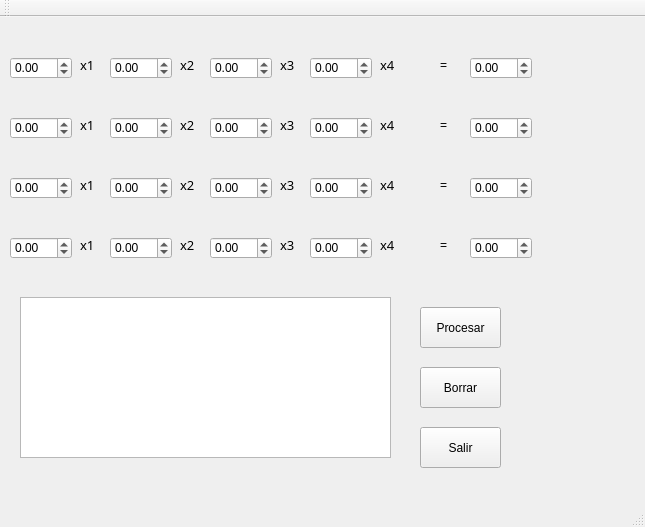
<?xml version="1.0" encoding="UTF-8"?>
<ui version="4.0">
 <class>MainWindow</class>
 <widget class="QMainWindow" name="MainWindow">
  <property name="geometry">
   <rect>
    <x>0</x>
    <y>0</y>
    <width>645</width>
    <height>527</height>
   </rect>
  </property>
  <property name="windowTitle">
   <string>MainWindow</string>
  </property>
  <widget class="QWidget" name="centralWidget">
   <widget class="QDoubleSpinBox" name="a1">
    <property name="geometry">
     <rect>
      <x>10</x>
      <y>40</y>
      <width>62</width>
      <height>22</height>
     </rect>
    </property>
    <property name="minimum">
     <double>-99.989999999999995</double>
    </property>
   </widget>
   <widget class="QDoubleSpinBox" name="b3">
    <property name="geometry">
     <rect>
      <x>110</x>
      <y>160</y>
      <width>62</width>
      <height>22</height>
     </rect>
    </property>
    <property name="minimum">
     <double>-99.989999999999995</double>
    </property>
   </widget>
   <widget class="QDoubleSpinBox" name="b1">
    <property name="geometry">
     <rect>
      <x>110</x>
      <y>40</y>
      <width>62</width>
      <height>22</height>
     </rect>
    </property>
    <property name="minimum">
     <double>-99.989999999999995</double>
    </property>
   </widget>
   <widget class="QDoubleSpinBox" name="b2">
    <property name="geometry">
     <rect>
      <x>110</x>
      <y>100</y>
      <width>62</width>
      <height>22</height>
     </rect>
    </property>
    <property name="minimum">
     <double>-99.989999999999995</double>
    </property>
   </widget>
   <widget class="QDoubleSpinBox" name="c2">
    <property name="geometry">
     <rect>
      <x>210</x>
      <y>100</y>
      <width>62</width>
      <height>22</height>
     </rect>
    </property>
    <property name="minimum">
     <double>-99.989999999999995</double>
    </property>
   </widget>
   <widget class="QDoubleSpinBox" name="d4">
    <property name="geometry">
     <rect>
      <x>310</x>
      <y>220</y>
      <width>62</width>
      <height>22</height>
     </rect>
    </property>
    <property name="minimum">
     <double>-99.989999999999995</double>
    </property>
   </widget>
   <widget class="QDoubleSpinBox" name="d2">
    <property name="geometry">
     <rect>
      <x>310</x>
      <y>100</y>
      <width>62</width>
      <height>22</height>
     </rect>
    </property>
    <property name="minimum">
     <double>-99.989999999999995</double>
    </property>
   </widget>
   <widget class="QDoubleSpinBox" name="d3">
    <property name="geometry">
     <rect>
      <x>310</x>
      <y>160</y>
      <width>62</width>
      <height>22</height>
     </rect>
    </property>
    <property name="minimum">
     <double>-99.989999999999995</double>
    </property>
   </widget>
   <widget class="QDoubleSpinBox" name="b4">
    <property name="geometry">
     <rect>
      <x>110</x>
      <y>220</y>
      <width>62</width>
      <height>22</height>
     </rect>
    </property>
    <property name="minimum">
     <double>-99.989999999999995</double>
    </property>
   </widget>
   <widget class="QDoubleSpinBox" name="d">
    <property name="geometry">
     <rect>
      <x>470</x>
      <y>220</y>
      <width>62</width>
      <height>22</height>
     </rect>
    </property>
    <property name="minimum">
     <double>-99.989999999999995</double>
    </property>
   </widget>
   <widget class="QDoubleSpinBox" name="c">
    <property name="geometry">
     <rect>
      <x>470</x>
      <y>160</y>
      <width>62</width>
      <height>22</height>
     </rect>
    </property>
    <property name="minimum">
     <double>-99.989999999999995</double>
    </property>
   </widget>
   <widget class="QDoubleSpinBox" name="c4">
    <property name="geometry">
     <rect>
      <x>210</x>
      <y>220</y>
      <width>62</width>
      <height>22</height>
     </rect>
    </property>
    <property name="minimum">
     <double>-99.989999999999995</double>
    </property>
   </widget>
   <widget class="QDoubleSpinBox" name="b">
    <property name="geometry">
     <rect>
      <x>470</x>
      <y>100</y>
      <width>62</width>
      <height>22</height>
     </rect>
    </property>
    <property name="minimum">
     <double>-99.989999999999995</double>
    </property>
   </widget>
   <widget class="QDoubleSpinBox" name="a">
    <property name="geometry">
     <rect>
      <x>470</x>
      <y>40</y>
      <width>62</width>
      <height>22</height>
     </rect>
    </property>
    <property name="minimum">
     <double>-99.989999999999995</double>
    </property>
   </widget>
   <widget class="QDoubleSpinBox" name="a4">
    <property name="geometry">
     <rect>
      <x>10</x>
      <y>220</y>
      <width>62</width>
      <height>22</height>
     </rect>
    </property>
    <property name="minimum">
     <double>-99.989999999999995</double>
    </property>
   </widget>
   <widget class="QDoubleSpinBox" name="c3">
    <property name="geometry">
     <rect>
      <x>210</x>
      <y>160</y>
      <width>62</width>
      <height>22</height>
     </rect>
    </property>
    <property name="minimum">
     <double>-99.989999999999995</double>
    </property>
   </widget>
   <widget class="QDoubleSpinBox" name="c1">
    <property name="geometry">
     <rect>
      <x>210</x>
      <y>40</y>
      <width>62</width>
      <height>22</height>
     </rect>
    </property>
    <property name="minimum">
     <double>-99.989999999999995</double>
    </property>
   </widget>
   <widget class="QDoubleSpinBox" name="d1">
    <property name="geometry">
     <rect>
      <x>310</x>
      <y>40</y>
      <width>62</width>
      <height>22</height>
     </rect>
    </property>
    <property name="minimum">
     <double>-99.989999999999995</double>
    </property>
   </widget>
   <widget class="QDoubleSpinBox" name="a3">
    <property name="geometry">
     <rect>
      <x>10</x>
      <y>160</y>
      <width>62</width>
      <height>22</height>
     </rect>
    </property>
    <property name="minimum">
     <double>-99.989999999999995</double>
    </property>
   </widget>
   <widget class="QDoubleSpinBox" name="a2">
    <property name="geometry">
     <rect>
      <x>10</x>
      <y>100</y>
      <width>62</width>
      <height>22</height>
     </rect>
    </property>
    <property name="minimum">
     <double>-99.989999999999995</double>
    </property>
   </widget>
   <widget class="QLabel" name="label">
    <property name="geometry">
     <rect>
      <x>80</x>
      <y>40</y>
      <width>21</width>
      <height>16</height>
     </rect>
    </property>
    <property name="font">
     <font>
      <family>Ravie</family>
      <pointsize>10</pointsize>
     </font>
    </property>
    <property name="text">
     <string>x1</string>
    </property>
   </widget>
   <widget class="QLabel" name="label_2">
    <property name="geometry">
     <rect>
      <x>80</x>
      <y>100</y>
      <width>21</width>
      <height>16</height>
     </rect>
    </property>
    <property name="font">
     <font>
      <family>Ravie</family>
      <pointsize>10</pointsize>
     </font>
    </property>
    <property name="text">
     <string>x1</string>
    </property>
   </widget>
   <widget class="QLabel" name="label_3">
    <property name="geometry">
     <rect>
      <x>80</x>
      <y>220</y>
      <width>21</width>
      <height>16</height>
     </rect>
    </property>
    <property name="font">
     <font>
      <family>Ravie</family>
      <pointsize>10</pointsize>
     </font>
    </property>
    <property name="text">
     <string>x1</string>
    </property>
   </widget>
   <widget class="QLabel" name="label_4">
    <property name="geometry">
     <rect>
      <x>80</x>
      <y>160</y>
      <width>21</width>
      <height>16</height>
     </rect>
    </property>
    <property name="font">
     <font>
      <family>Ravie</family>
      <pointsize>10</pointsize>
     </font>
    </property>
    <property name="text">
     <string>x1</string>
    </property>
   </widget>
   <widget class="QLabel" name="label_5">
    <property name="geometry">
     <rect>
      <x>180</x>
      <y>40</y>
      <width>21</width>
      <height>16</height>
     </rect>
    </property>
    <property name="font">
     <font>
      <family>Ravie</family>
      <pointsize>10</pointsize>
     </font>
    </property>
    <property name="text">
     <string>x2</string>
    </property>
   </widget>
   <widget class="QLabel" name="label_6">
    <property name="geometry">
     <rect>
      <x>180</x>
      <y>100</y>
      <width>21</width>
      <height>16</height>
     </rect>
    </property>
    <property name="font">
     <font>
      <family>Ravie</family>
      <pointsize>10</pointsize>
     </font>
    </property>
    <property name="text">
     <string>x2</string>
    </property>
   </widget>
   <widget class="QLabel" name="label_7">
    <property name="geometry">
     <rect>
      <x>180</x>
      <y>160</y>
      <width>21</width>
      <height>16</height>
     </rect>
    </property>
    <property name="font">
     <font>
      <family>Ravie</family>
      <pointsize>10</pointsize>
     </font>
    </property>
    <property name="text">
     <string>x2</string>
    </property>
   </widget>
   <widget class="QLabel" name="label_8">
    <property name="geometry">
     <rect>
      <x>180</x>
      <y>220</y>
      <width>21</width>
      <height>16</height>
     </rect>
    </property>
    <property name="font">
     <font>
      <family>Ravie</family>
      <pointsize>10</pointsize>
     </font>
    </property>
    <property name="text">
     <string>x2</string>
    </property>
   </widget>
   <widget class="QLabel" name="label_9">
    <property name="geometry">
     <rect>
      <x>280</x>
      <y>40</y>
      <width>21</width>
      <height>16</height>
     </rect>
    </property>
    <property name="font">
     <font>
      <family>Ravie</family>
      <pointsize>10</pointsize>
     </font>
    </property>
    <property name="text">
     <string>x3</string>
    </property>
   </widget>
   <widget class="QLabel" name="label_13">
    <property name="geometry">
     <rect>
      <x>440</x>
      <y>40</y>
      <width>16</width>
      <height>16</height>
     </rect>
    </property>
    <property name="text">
     <string>=</string>
    </property>
   </widget>
   <widget class="QLabel" name="label_14">
    <property name="geometry">
     <rect>
      <x>440</x>
      <y>100</y>
      <width>16</width>
      <height>16</height>
     </rect>
    </property>
    <property name="text">
     <string>=</string>
    </property>
   </widget>
   <widget class="QLabel" name="label_15">
    <property name="geometry">
     <rect>
      <x>440</x>
      <y>160</y>
      <width>16</width>
      <height>16</height>
     </rect>
    </property>
    <property name="text">
     <string>=</string>
    </property>
   </widget>
   <widget class="QLabel" name="label_16">
    <property name="geometry">
     <rect>
      <x>440</x>
      <y>220</y>
      <width>16</width>
      <height>16</height>
     </rect>
    </property>
    <property name="text">
     <string>=</string>
    </property>
   </widget>
   <widget class="QLabel" name="label_10">
    <property name="geometry">
     <rect>
      <x>280</x>
      <y>160</y>
      <width>21</width>
      <height>16</height>
     </rect>
    </property>
    <property name="font">
     <font>
      <family>Ravie</family>
      <pointsize>10</pointsize>
     </font>
    </property>
    <property name="text">
     <string>x3</string>
    </property>
   </widget>
   <widget class="QLabel" name="label_11">
    <property name="geometry">
     <rect>
      <x>280</x>
      <y>100</y>
      <width>21</width>
      <height>16</height>
     </rect>
    </property>
    <property name="font">
     <font>
      <family>Ravie</family>
      <pointsize>10</pointsize>
     </font>
    </property>
    <property name="text">
     <string>x3</string>
    </property>
   </widget>
   <widget class="QLabel" name="label_12">
    <property name="geometry">
     <rect>
      <x>280</x>
      <y>220</y>
      <width>21</width>
      <height>16</height>
     </rect>
    </property>
    <property name="font">
     <font>
      <family>Ravie</family>
      <pointsize>10</pointsize>
     </font>
    </property>
    <property name="text">
     <string>x3</string>
    </property>
   </widget>
   <widget class="QLabel" name="label_22">
    <property name="geometry">
     <rect>
      <x>380</x>
      <y>40</y>
      <width>21</width>
      <height>16</height>
     </rect>
    </property>
    <property name="font">
     <font>
      <family>Ravie</family>
      <pointsize>10</pointsize>
     </font>
    </property>
    <property name="text">
     <string>x4</string>
    </property>
   </widget>
   <widget class="QLabel" name="label_26">
    <property name="geometry">
     <rect>
      <x>380</x>
      <y>100</y>
      <width>21</width>
      <height>16</height>
     </rect>
    </property>
    <property name="font">
     <font>
      <family>Ravie</family>
      <pointsize>10</pointsize>
     </font>
    </property>
    <property name="text">
     <string>x4</string>
    </property>
   </widget>
   <widget class="QLabel" name="label_27">
    <property name="geometry">
     <rect>
      <x>380</x>
      <y>220</y>
      <width>21</width>
      <height>16</height>
     </rect>
    </property>
    <property name="font">
     <font>
      <family>Ravie</family>
      <pointsize>10</pointsize>
     </font>
    </property>
    <property name="text">
     <string>x4</string>
    </property>
   </widget>
   <widget class="QLabel" name="label_28">
    <property name="geometry">
     <rect>
      <x>380</x>
      <y>160</y>
      <width>21</width>
      <height>16</height>
     </rect>
    </property>
    <property name="font">
     <font>
      <family>Ravie</family>
      <pointsize>10</pointsize>
     </font>
    </property>
    <property name="text">
     <string>x4</string>
    </property>
   </widget>
   <widget class="QPushButton" name="procesar">
    <property name="geometry">
     <rect>
      <x>420</x>
      <y>290</y>
      <width>81</width>
      <height>41</height>
     </rect>
    </property>
    <property name="text">
     <string>Procesar</string>
    </property>
   </widget>
   <widget class="QPushButton" name="borrar">
    <property name="geometry">
     <rect>
      <x>420</x>
      <y>350</y>
      <width>81</width>
      <height>41</height>
     </rect>
    </property>
    <property name="text">
     <string>Borrar</string>
    </property>
   </widget>
   <widget class="QPushButton" name="salir">
    <property name="geometry">
     <rect>
      <x>420</x>
      <y>410</y>
      <width>81</width>
      <height>41</height>
     </rect>
    </property>
    <property name="text">
     <string>Salir</string>
    </property>
   </widget>
   <widget class="QTextBrowser" name="texto">
    <property name="geometry">
     <rect>
      <x>20</x>
      <y>280</y>
      <width>371</width>
      <height>161</height>
     </rect>
    </property>
   </widget>
  </widget>
  <widget class="QMenuBar" name="menuBar">
   <property name="geometry">
    <rect>
     <x>0</x>
     <y>0</y>
     <width>645</width>
     <height>21</height>
    </rect>
   </property>
  </widget>
  <widget class="QToolBar" name="mainToolBar">
   <attribute name="toolBarArea">
    <enum>TopToolBarArea</enum>
   </attribute>
   <attribute name="toolBarBreak">
    <bool>false</bool>
   </attribute>
  </widget>
  <widget class="QStatusBar" name="statusBar"/>
 </widget>
 <layoutdefault spacing="6" margin="11"/>
 <resources/>
 <connections/>
</ui>
